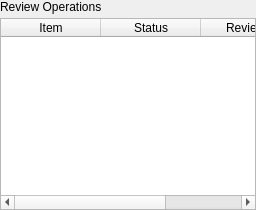
<?xml version="1.0" encoding="UTF-8"?>
<ui version="4.0">
 <class>ReviewOperationsView</class>
 <widget class="QWidget" name="reviewOperationsView">
  <layout class="QVBoxLayout" name="mainLayout">
   <property name="leftMargin"><number>0</number></property>
   <property name="topMargin"><number>0</number></property>
   <property name="rightMargin"><number>0</number></property>
   <property name="bottomMargin"><number>0</number></property>
   <property name="spacing"><number>4</number></property>
   <item>
    <widget class="QLabel" name="headerLabel">
     <property name="text"><string>Review Operations</string></property>
    </widget>
   </item>
   <item>
    <widget class="QTableWidget" name="reviewTable">
     <column><property name="text"><string>Item</string></property></column>
     <column><property name="text"><string>Status</string></property></column>
     <column><property name="text"><string>Reviewer</string></property></column>
    </widget>
   </item>
  </layout>
 </widget>
 <layoutdefault spacing="6" margin="11"/>
 <resources/>
 <connections/>
</ui>
